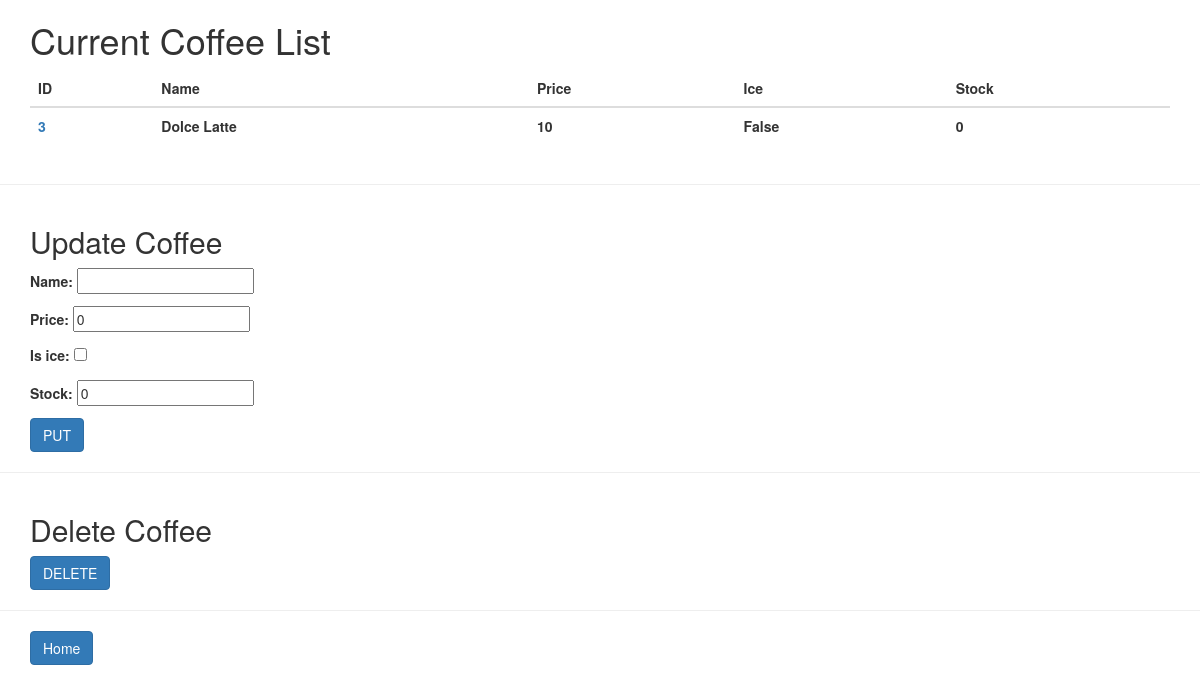
/coffees/3/, run on the app's committed database.
### stock/models.py (models this page shows, shortened)
class Coffee(models.Model):
    cid = models.AutoField(primary_key=True)
    name = models.CharField(default="", max_length=30, unique=True)
    price = models.IntegerField(default=0)
    is_ice = models.BooleanField(default=False)
    stock = models.IntegerField(default=0)

### stock/views.py (the view, shortened to what this page needs)
# urls.py: path('coffees/', coffee_view),
def coffee_view(request, pk=None):
    if pk:
        try:
            coffee = Coffee.objects.get(cid=pk)
        except Exception as err:
            return HttpResponse(f"Coffee ID '{pk}' does not exist!")
        method = request.POST.get('_method', '')
        print(method)
        coffee_all = [coffee]
        put_form = CoffeeForm()
        return render(request, 'coffee.html', {
        "coffee_list" : coffee_all,
        "coffee_put" : put_form,
        "pk":pk
        })

### stock/forms.py
class CoffeeForm(forms.ModelForm):
    class Meta:
        model = Coffee
        fields = ('name', 'price', 'is_ice', 'stock')

### stock/template/coffee.html (shortened to what this page needs)
<!DOCTYPE html>
<html>
    <head>
        <link rel="stylesheet" href="https://maxcdn.bootstrapcdn.com/bootstrap/3.3.2/css/bootstrap.min.css">
    </head>
    <body>
        <div class="container">
            <h1>Current Coffee List</h1>
            <table class="table">
                <thead>
                    <tr>
                        <th scope="col">ID</th>
                        <th scope="col">Name</th>
                        <th scope="col">Price</th>
                        <th scope="col">Ice</th>
                        <th scope="col">Stock</th>
                    </tr>
                </thead>
                <tbody>
                    {% for coffee in coffee_list %}
                        <tr>
                            <th scope="col"><a  href="/coffees/{{ coffee.cid }}">{{ coffee.cid }}</a></th>
                            <th scope="col">{{ coffee.name }}</th>
                            <th scope="col">{{ coffee.price }}</th>
                            <th scope="col">{{ coffee.is_ice }}</th>
                            <th scope="col">{{ coffee.stock }}</th>
                        </tr>
                    {% endfor %}
                </tbody>
            </table>
        </div>
        <hr color="black">
    {% if not pk %}
        <div class="container">
            <h2>Add New Coffee</h2>
            <form method="POST">{% csrf_token %}
                {{ coffee_post.as_p }}
                <button class="btn btn-primary" type="submit">POST</button>
            </form>
        </div>
    {% else %}
        <div class="container">
            <h2>Update Coffee</h2>
            <form method="POST">{% csrf_token %}
                {{ coffee_put.as_p }}
                <input class="btn btn-primary" type="submit" value="PUT">
            </form>
        </div>
        <hr color="black">
        <div class="container">
            <h2>Delete Coffee</h2>
            <form method="POST">{% csrf_token %}
                <input class="btn btn-primary" type="submit" value="DELETE">
            </form>
        </div>
    {% endif %}
    <hr>
    <div class="container"iv>
        <button class="btn btn-primary" onclick="location.href = '/'">
            Home
        </button>
    </div>
    </body>
</html>

### data on the page
Coffee: cid "3", name "Dolce Latte", price "10", is_ice "False", stock "0"
